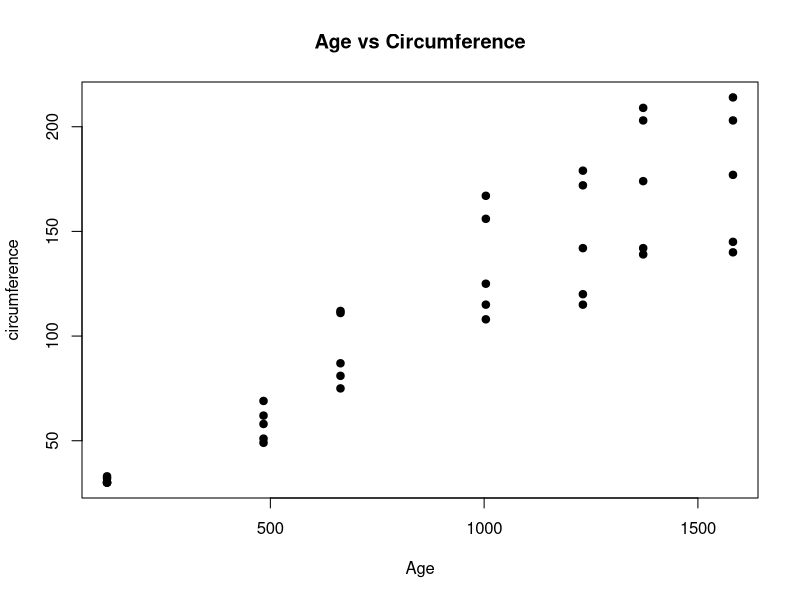
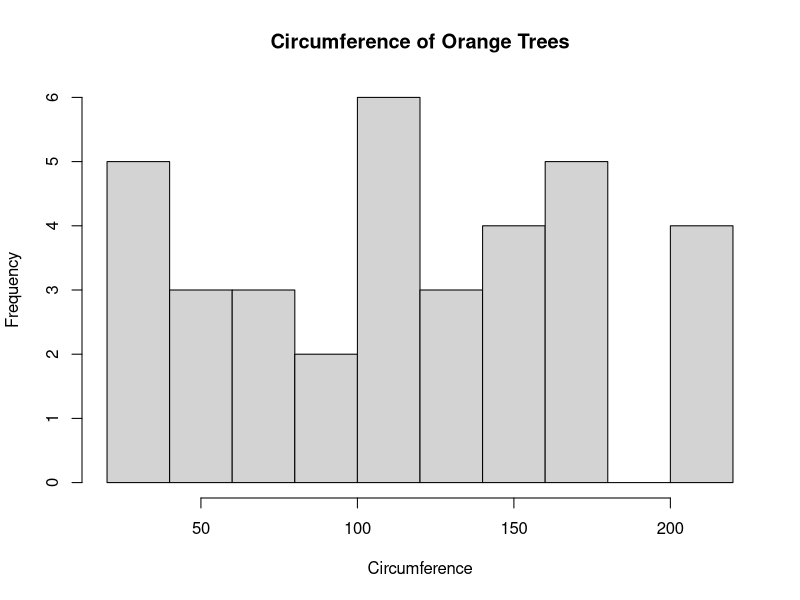
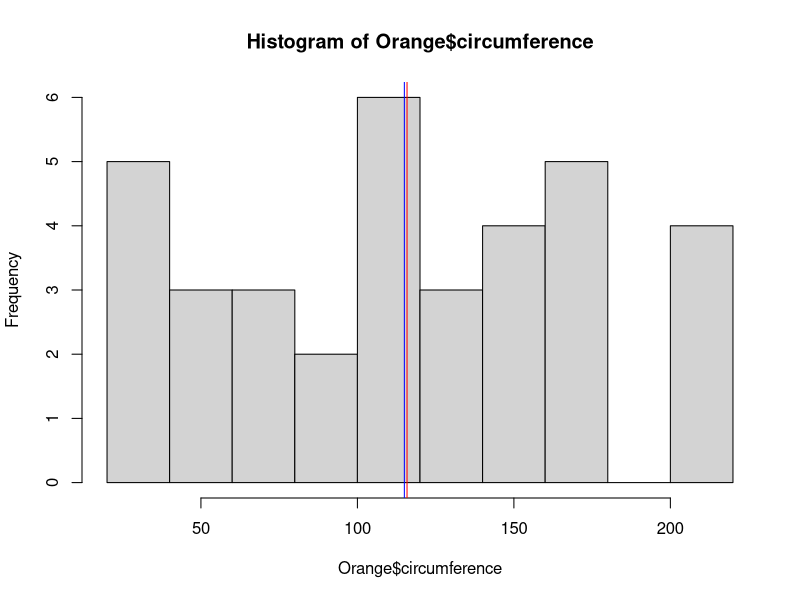
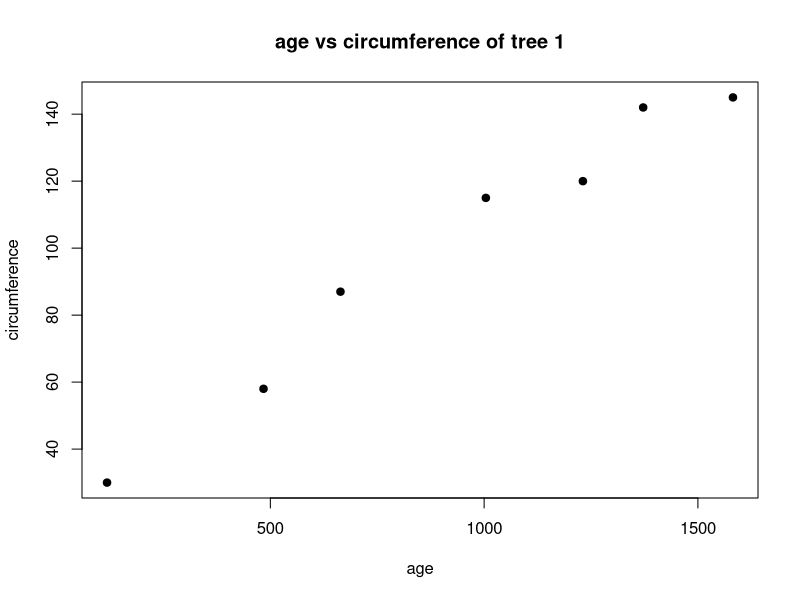
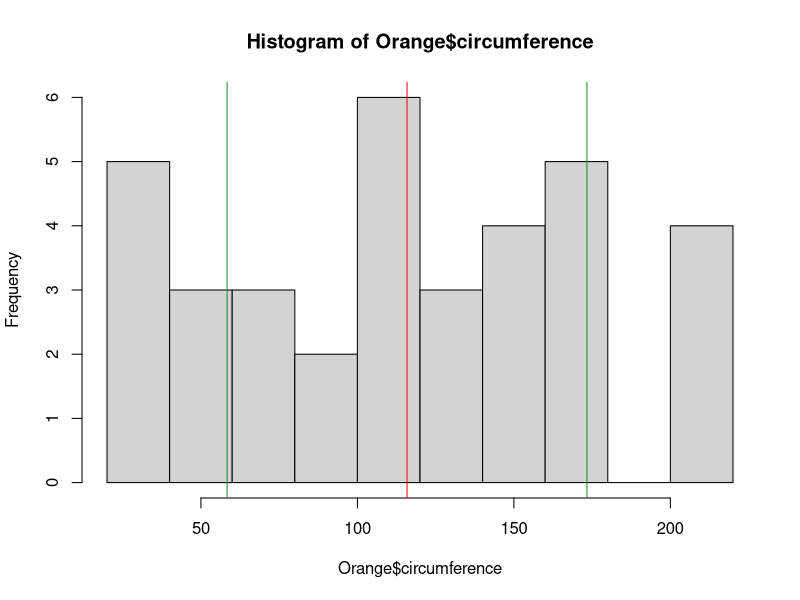

R code for these plots, in order:
## ---- chunk 1
names(Orange)
## ---- chunk 2
plot(Orange$age, Orange$circumference, main=" Age vs Circumference ", xlab=" Age ", ylab=" circumference ", pch=19)
## ---- chunk 3
hist(Orange$circumference, xlab="Circumference", main="Circumference of Orange Trees")
## ---- chunk 4
m=mean(Orange$circumference)

md=median(Orange$circumference)

hist(Orange$circumference)

abline(v = m, col = "red")

abline(v = md, col = "blue")

## ---- chunk 5
t1 = subset(Orange, Tree=="1")
t1
## ---- chunk 6
plot(t1$age, t1$circumference, main=" age vs circumference of tree 1 ", xlab=" age ", ylab=" circumference ", pch=19)
## ---- chunk 7
sd(Orange$circumference)
## ---- chunk 8
m=mean(Orange$circumference)

s=sd(Orange$circumference)

hist(Orange$circumference)

abline(v = m, col = "red")

abline(v = m + s, col = "forestgreen")

abline(v = m - s, col = "forestgreen")
